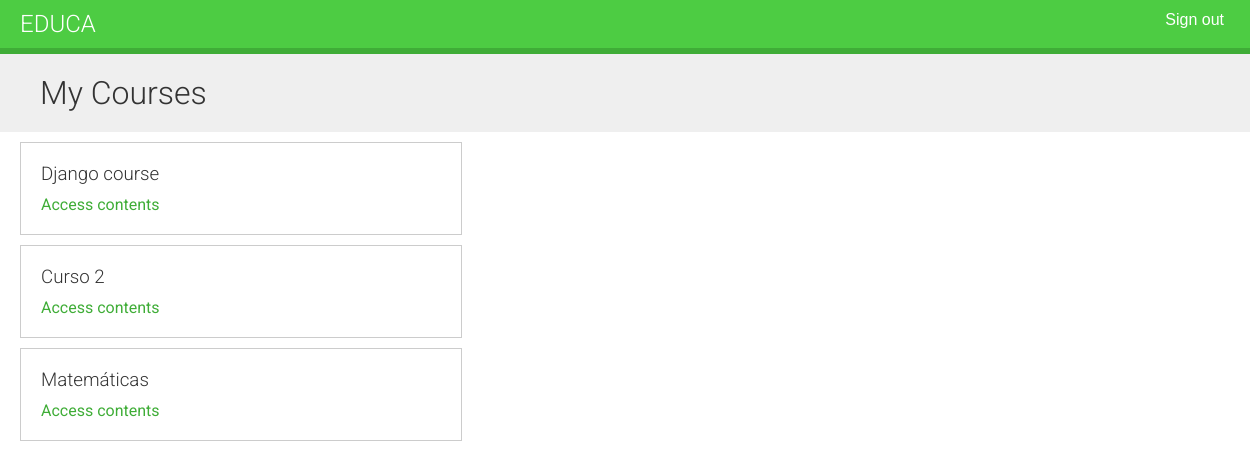
The page /students/courses/ (signed in) on the database its author committed.
### courses/models.py (models this page shows, shortened)
class Course(models.Model):
    owner = models.ForeignKey(    # Instructor que creò el curso
        User,
        related_name='courses_created',
        on_delete=models.CASCADE
    )
    subject = models.ForeignKey(    # Materia a la que pertenece este curso
        Subject,
        related_name='courses',
        on_delete=models.CASCADE
    )
    title = models.CharField(max_length=200)    # Titulo del curso
    slug = models.SlugField(max_length=200, unique=True)    # Slug del curso ---> Para las URL
    overview = models.TextField()    # UNa columna de tipo text para almacenar una descripciòn general del curos
    created = models.DateTimeField(auto_now_add=True)    # Fecha y hora en la que se creo el curso
    students = models.ManyToManyField(
        User,
        related_name='courses_joined',
        blank=True
    )
    class Meta:
        ordering = ['-created']

### students/views.py (the view)
class StudentCourseListView(LoginRequiredMixin, ListView):    # Hereda de LoginRequiredMixin para asegurarse de que solo los usuarios que han iniciado sesiòn puedan acceder a la vista. Tambièn hereda de la clase genèrica ListView para mostrar una lista de objetos course.
    model = Course
    template_name = 'students/course/list.html'
    def get_queryset(self):    # Recuperamos unicamente los cursos en loas que un estudiante està inscrito
        qs = super().get_queryset()
        return qs.filter(students__in=[self.request.user])

### students/templates/students/course/list.html (shortened to what this page needs)
{% extends 'base.html' %}
{% block content %}
<h1>My Courses</h1>
<div class="module">
    {% for course in object_list %}
    <div class="course-info">
        <h3>{{ course.title }}</h3>
        <p><a href="{% url 'student_course_detail' course.id %}">
            Access contents</a></p>
    </div>
    {% empty %}
    <p>
        You are not enrolled in any courses yet.
        <a href="{% url 'course_list' %}">Browse courses</a>
        to enroll in course.
    </p>
    {% endfor %}
</div>
{% endblock %}

### courses/static/css/base.css (style rules this page uses)
body { margin:0; font-family:'Roboto', sans-serif; font-weight:400; color:#333; }
a { color:#3fad37; text-decoration:none; }
h1, h2, h3, h4, h5, h6 { font-family:'Roboto', sans-serif; font-weight:300; }
h1 { background:#efefef; width:100%; overflow:auto; padding:20px 0 20px 40px; margin:0; }
.module { padding:10px 20px; float:left; width:600px; }
.module h3 { margin:20px 0 0; padding:0; width:100%; }
.module p { margin:10px 0 20px; width:100%; float:left; }
.course-info { border:1px solid #ccc; padding:0 20px; margin-bottom:10px; width:400px; overflow:auto; }
.course-info a { margin-right:10px; }

### rows shown on the page
Course: title "Django course"
Course: title "Curso 2"
Course: title "Matemáticas"
